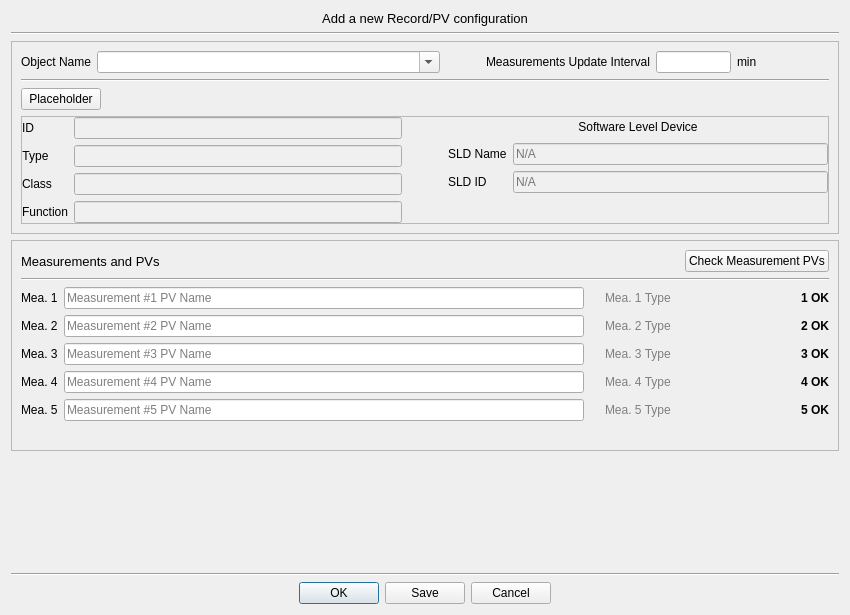
<?xml version="1.0" encoding="UTF-8"?>
<ui version="4.0">
 <class>ConfigEntry</class>
 <widget class="QDialog" name="ConfigEntry">
  <property name="geometry">
   <rect>
    <x>0</x>
    <y>0</y>
    <width>850</width>
    <height>615</height>
   </rect>
  </property>
  <property name="minimumSize">
   <size>
    <width>500</width>
    <height>0</height>
   </size>
  </property>
  <property name="font">
   <font>
    <pointsize>9</pointsize>
   </font>
  </property>
  <property name="windowTitle">
   <string>Dialog</string>
  </property>
  <layout class="QVBoxLayout" name="verticalLayout_6">
   <item>
    <widget class="QLabel" name="objectTitleLabel">
     <property name="minimumSize">
      <size>
       <width>0</width>
       <height>0</height>
      </size>
     </property>
     <property name="font">
      <font>
       <pointsize>10</pointsize>
      </font>
     </property>
     <property name="text">
      <string>Add a new Record/PV configuration</string>
     </property>
     <property name="alignment">
      <set>Qt::AlignCenter</set>
     </property>
    </widget>
   </item>
   <item>
    <widget class="Line" name="line_4">
     <property name="orientation">
      <enum>Qt::Horizontal</enum>
     </property>
    </widget>
   </item>
   <item>
    <widget class="QFrame" name="ObjectFrame">
     <property name="frameShape">
      <enum>QFrame::StyledPanel</enum>
     </property>
     <property name="frameShadow">
      <enum>QFrame::Raised</enum>
     </property>
     <layout class="QVBoxLayout" name="verticalLayout_5">
      <item>
       <layout class="QVBoxLayout" name="verticalLayout_4">
        <property name="bottomMargin">
         <number>0</number>
        </property>
        <item>
         <layout class="QHBoxLayout" name="horizontalLayout">
          <item>
           <widget class="QLabel" name="objectNameLabel">
            <property name="text">
             <string>Object Name</string>
            </property>
            <property name="alignment">
             <set>Qt::AlignCenter</set>
            </property>
           </widget>
          </item>
          <item>
           <widget class="QComboBox" name="objectNameCB">
            <property name="sizePolicy">
             <sizepolicy hsizetype="Expanding" vsizetype="Fixed">
              <horstretch>0</horstretch>
              <verstretch>0</verstretch>
             </sizepolicy>
            </property>
            <property name="focusPolicy">
             <enum>Qt::StrongFocus</enum>
            </property>
            <property name="editable">
             <bool>true</bool>
            </property>
           </widget>
          </item>
          <item>
           <spacer name="horizontalSpacer">
            <property name="orientation">
             <enum>Qt::Horizontal</enum>
            </property>
            <property name="sizeType">
             <enum>QSizePolicy::Fixed</enum>
            </property>
            <property name="sizeHint" stdset="0">
             <size>
              <width>40</width>
              <height>20</height>
             </size>
            </property>
           </spacer>
          </item>
          <item>
           <layout class="QHBoxLayout" name="horizontalLayout_3">
            <item>
             <widget class="QLabel" name="logIntervalLabel">
              <property name="text">
               <string>Measurements Update Interval</string>
              </property>
             </widget>
            </item>
            <item>
             <widget class="QLineEdit" name="logIntervalLineEdit">
              <property name="maximumSize">
               <size>
                <width>75</width>
                <height>16777215</height>
               </size>
              </property>
              <property name="text">
               <string/>
              </property>
             </widget>
            </item>
            <item>
             <widget class="QLabel" name="logIntervalLabel_2">
              <property name="text">
               <string>min</string>
              </property>
             </widget>
            </item>
           </layout>
          </item>
         </layout>
        </item>
       </layout>
      </item>
      <item>
       <widget class="Line" name="line_6">
        <property name="orientation">
         <enum>Qt::Horizontal</enum>
        </property>
       </widget>
      </item>
      <item>
       <layout class="QHBoxLayout" name="horizontalLayout_5">
        <item>
         <widget class="QPushButton" name="objectDetailsButton">
          <property name="focusPolicy">
           <enum>Qt::TabFocus</enum>
          </property>
          <property name="text">
           <string>Placeholder</string>
          </property>
         </widget>
        </item>
        <item>
         <spacer name="horizontalSpacer_14">
          <property name="orientation">
           <enum>Qt::Horizontal</enum>
          </property>
          <property name="sizeHint" stdset="0">
           <size>
            <width>40</width>
            <height>20</height>
           </size>
          </property>
         </spacer>
        </item>
       </layout>
      </item>
      <item>
       <widget class="QFrame" name="detailsFrame">
        <property name="enabled">
         <bool>true</bool>
        </property>
        <property name="sizePolicy">
         <sizepolicy hsizetype="Preferred" vsizetype="Preferred">
          <horstretch>0</horstretch>
          <verstretch>0</verstretch>
         </sizepolicy>
        </property>
        <property name="frameShape">
         <enum>QFrame::StyledPanel</enum>
        </property>
        <property name="frameShadow">
         <enum>QFrame::Raised</enum>
        </property>
        <layout class="QVBoxLayout" name="verticalLayout_2">
         <property name="leftMargin">
          <number>0</number>
         </property>
         <property name="topMargin">
          <number>0</number>
         </property>
         <property name="rightMargin">
          <number>0</number>
         </property>
         <property name="bottomMargin">
          <number>0</number>
         </property>
         <item>
          <layout class="QHBoxLayout" name="horizontalLayout_2">
           <item>
            <layout class="QFormLayout" name="objectDetails">
             <item row="1" column="0">
              <widget class="QLabel" name="objectTypeLabel">
               <property name="maximumSize">
                <size>
                 <width>75</width>
                 <height>16777215</height>
                </size>
               </property>
               <property name="text">
                <string>Type</string>
               </property>
               <property name="alignment">
                <set>Qt::AlignCenter</set>
               </property>
              </widget>
             </item>
             <item row="1" column="1">
              <widget class="QLineEdit" name="objectTypeLineEdit">
               <property name="maximumSize">
                <size>
                 <width>16777215</width>
                 <height>16777215</height>
                </size>
               </property>
               <property name="focusPolicy">
                <enum>Qt::NoFocus</enum>
               </property>
               <property name="styleSheet">
                <string notr="true">background-color: #F0F0F0;</string>
               </property>
               <property name="text">
                <string/>
               </property>
               <property name="readOnly">
                <bool>true</bool>
               </property>
              </widget>
             </item>
             <item row="2" column="0">
              <widget class="QLabel" name="objectClassLabel">
               <property name="maximumSize">
                <size>
                 <width>75</width>
                 <height>16777215</height>
                </size>
               </property>
               <property name="text">
                <string>Class</string>
               </property>
               <property name="alignment">
                <set>Qt::AlignCenter</set>
               </property>
              </widget>
             </item>
             <item row="2" column="1">
              <widget class="QLineEdit" name="objectClassLineEdit">
               <property name="maximumSize">
                <size>
                 <width>16777215</width>
                 <height>16777215</height>
                </size>
               </property>
               <property name="focusPolicy">
                <enum>Qt::NoFocus</enum>
               </property>
               <property name="styleSheet">
                <string notr="true">background-color: #F0F0F0;</string>
               </property>
               <property name="text">
                <string/>
               </property>
               <property name="readOnly">
                <bool>true</bool>
               </property>
              </widget>
             </item>
             <item row="3" column="0">
              <widget class="QLabel" name="objectFunctionLabel">
               <property name="maximumSize">
                <size>
                 <width>75</width>
                 <height>16777215</height>
                </size>
               </property>
               <property name="text">
                <string>Function</string>
               </property>
               <property name="alignment">
                <set>Qt::AlignCenter</set>
               </property>
              </widget>
             </item>
             <item row="3" column="1">
              <widget class="QLineEdit" name="objectFunctionLineEdit">
               <property name="maximumSize">
                <size>
                 <width>16777215</width>
                 <height>16777215</height>
                </size>
               </property>
               <property name="focusPolicy">
                <enum>Qt::NoFocus</enum>
               </property>
               <property name="styleSheet">
                <string notr="true">background-color: #F0F0F0;</string>
               </property>
               <property name="text">
                <string/>
               </property>
               <property name="readOnly">
                <bool>true</bool>
               </property>
              </widget>
             </item>
             <item row="0" column="0">
              <widget class="QLabel" name="objectIdLabel">
               <property name="maximumSize">
                <size>
                 <width>75</width>
                 <height>16777215</height>
                </size>
               </property>
               <property name="text">
                <string>ID</string>
               </property>
               <property name="alignment">
                <set>Qt::AlignCenter</set>
               </property>
              </widget>
             </item>
             <item row="0" column="1">
              <widget class="QLineEdit" name="objectIdLineEdit">
               <property name="maximumSize">
                <size>
                 <width>16777215</width>
                 <height>16777215</height>
                </size>
               </property>
               <property name="focusPolicy">
                <enum>Qt::NoFocus</enum>
               </property>
               <property name="styleSheet">
                <string notr="true">background-color: #F0F0F0;</string>
               </property>
               <property name="text">
                <string/>
               </property>
               <property name="readOnly">
                <bool>true</bool>
               </property>
              </widget>
             </item>
            </layout>
           </item>
           <item>
            <spacer name="horizontalSpacer_3">
             <property name="orientation">
              <enum>Qt::Horizontal</enum>
             </property>
             <property name="sizeType">
              <enum>QSizePolicy::Fixed</enum>
             </property>
             <property name="sizeHint" stdset="0">
              <size>
               <width>40</width>
               <height>20</height>
              </size>
             </property>
            </spacer>
           </item>
           <item>
            <layout class="QVBoxLayout" name="SLDDetails">
             <item>
              <widget class="QLabel" name="softwareLevelDeviceLabel">
               <property name="enabled">
                <bool>true</bool>
               </property>
               <property name="maximumSize">
                <size>
                 <width>16777215</width>
                 <height>20</height>
                </size>
               </property>
               <property name="text">
                <string>Software Level Device</string>
               </property>
               <property name="alignment">
                <set>Qt::AlignCenter</set>
               </property>
              </widget>
             </item>
             <item>
              <layout class="QFormLayout" name="formLayout_4">
               <item row="0" column="0">
                <widget class="QLabel" name="SLDNameLabel">
                 <property name="text">
                  <string>SLD Name</string>
                 </property>
                </widget>
               </item>
               <item row="0" column="1">
                <widget class="QLineEdit" name="SLDNameLineEdit">
                 <property name="focusPolicy">
                  <enum>Qt::NoFocus</enum>
                 </property>
                 <property name="styleSheet">
                  <string notr="true">background-color: #F0F0F0;</string>
                 </property>
                 <property name="placeholderText">
                  <string>N/A</string>
                 </property>
                </widget>
               </item>
               <item row="1" column="0">
                <widget class="QLabel" name="SLDIDLabel">
                 <property name="text">
                  <string>SLD ID</string>
                 </property>
                </widget>
               </item>
               <item row="1" column="1">
                <widget class="QLineEdit" name="SLDIDLineEdit">
                 <property name="focusPolicy">
                  <enum>Qt::NoFocus</enum>
                 </property>
                 <property name="styleSheet">
                  <string notr="true">background-color: #F0F0F0;</string>
                 </property>
                 <property name="placeholderText">
                  <string>N/A</string>
                 </property>
                </widget>
               </item>
              </layout>
             </item>
            </layout>
           </item>
          </layout>
         </item>
        </layout>
       </widget>
      </item>
     </layout>
    </widget>
   </item>
   <item>
    <widget class="QFrame" name="MeasurementsFrame">
     <property name="frameShape">
      <enum>QFrame::StyledPanel</enum>
     </property>
     <property name="frameShadow">
      <enum>QFrame::Raised</enum>
     </property>
     <layout class="QVBoxLayout" name="verticalLayout_3">
      <item>
       <layout class="QVBoxLayout" name="verticalLayout">
        <property name="leftMargin">
         <number>0</number>
        </property>
        <property name="topMargin">
         <number>0</number>
        </property>
        <property name="rightMargin">
         <number>0</number>
        </property>
        <property name="bottomMargin">
         <number>0</number>
        </property>
        <item>
         <layout class="QHBoxLayout" name="horizontalLayout_4">
          <item>
           <widget class="QLabel" name="measTitleLabel">
            <property name="font">
             <font>
              <pointsize>10</pointsize>
             </font>
            </property>
            <property name="text">
             <string>Measurements and PVs</string>
            </property>
            <property name="alignment">
             <set>Qt::AlignLeading|Qt::AlignLeft|Qt::AlignVCenter</set>
            </property>
           </widget>
          </item>
          <item>
           <spacer name="horizontalSpacer_9">
            <property name="orientation">
             <enum>Qt::Horizontal</enum>
            </property>
            <property name="sizeHint" stdset="0">
             <size>
              <width>40</width>
              <height>20</height>
             </size>
            </property>
           </spacer>
          </item>
          <item>
           <widget class="QPushButton" name="checkPvsButton">
            <property name="focusPolicy">
             <enum>Qt::TabFocus</enum>
            </property>
            <property name="text">
             <string>Check Measurement PVs</string>
            </property>
           </widget>
          </item>
         </layout>
        </item>
        <item>
         <widget class="Line" name="line_2">
          <property name="orientation">
           <enum>Qt::Horizontal</enum>
          </property>
         </widget>
        </item>
        <item>
         <layout class="QGridLayout" name="MeasurementsGridLayout">
          <item row="2" column="2">
           <spacer name="horizontalSpacer_6">
            <property name="orientation">
             <enum>Qt::Horizontal</enum>
            </property>
            <property name="sizeType">
             <enum>QSizePolicy::Fixed</enum>
            </property>
            <property name="sizeHint" stdset="0">
             <size>
              <width>15</width>
              <height>20</height>
             </size>
            </property>
           </spacer>
          </item>
          <item row="1" column="0">
           <widget class="QLabel" name="measurement2Label">
            <property name="text">
             <string>Mea. 2</string>
            </property>
           </widget>
          </item>
          <item row="1" column="1">
           <widget class="QLineEdit" name="measurement2LineEdit">
            <property name="font">
             <font>
              <pointsize>9</pointsize>
             </font>
            </property>
            <property name="placeholderText">
             <string>Measurement #2 PV Name</string>
            </property>
           </widget>
          </item>
          <item row="2" column="0">
           <widget class="QLabel" name="measurement3Label">
            <property name="text">
             <string>Mea. 3</string>
            </property>
           </widget>
          </item>
          <item row="0" column="1">
           <widget class="QLineEdit" name="measurement1LineEdit">
            <property name="font">
             <font>
              <pointsize>9</pointsize>
             </font>
            </property>
            <property name="text">
             <string/>
            </property>
            <property name="placeholderText">
             <string>Measurement #1 PV Name</string>
            </property>
           </widget>
          </item>
          <item row="0" column="0">
           <widget class="QLabel" name="measurement1Label">
            <property name="text">
             <string>Mea. 1</string>
            </property>
           </widget>
          </item>
          <item row="4" column="0">
           <widget class="QLabel" name="measurement5Label">
            <property name="text">
             <string>Mea. 5</string>
            </property>
           </widget>
          </item>
          <item row="3" column="2">
           <spacer name="horizontalSpacer_7">
            <property name="orientation">
             <enum>Qt::Horizontal</enum>
            </property>
            <property name="sizeType">
             <enum>QSizePolicy::Fixed</enum>
            </property>
            <property name="sizeHint" stdset="0">
             <size>
              <width>15</width>
              <height>20</height>
             </size>
            </property>
           </spacer>
          </item>
          <item row="1" column="2">
           <spacer name="horizontalSpacer_5">
            <property name="orientation">
             <enum>Qt::Horizontal</enum>
            </property>
            <property name="sizeType">
             <enum>QSizePolicy::Fixed</enum>
            </property>
            <property name="sizeHint" stdset="0">
             <size>
              <width>15</width>
              <height>20</height>
             </size>
            </property>
           </spacer>
          </item>
          <item row="0" column="2">
           <spacer name="horizontalSpacer_2">
            <property name="orientation">
             <enum>Qt::Horizontal</enum>
            </property>
            <property name="sizeType">
             <enum>QSizePolicy::Fixed</enum>
            </property>
            <property name="sizeHint" stdset="0">
             <size>
              <width>15</width>
              <height>20</height>
             </size>
            </property>
           </spacer>
          </item>
          <item row="4" column="2">
           <spacer name="horizontalSpacer_8">
            <property name="orientation">
             <enum>Qt::Horizontal</enum>
            </property>
            <property name="sizeType">
             <enum>QSizePolicy::Fixed</enum>
            </property>
            <property name="sizeHint" stdset="0">
             <size>
              <width>15</width>
              <height>20</height>
             </size>
            </property>
           </spacer>
          </item>
          <item row="3" column="0">
           <widget class="QLabel" name="measurement4Label">
            <property name="text">
             <string>Mea. 4</string>
            </property>
           </widget>
          </item>
          <item row="2" column="1">
           <widget class="QLineEdit" name="measurement3LineEdit">
            <property name="font">
             <font>
              <pointsize>9</pointsize>
             </font>
            </property>
            <property name="placeholderText">
             <string>Measurement #3 PV Name</string>
            </property>
           </widget>
          </item>
          <item row="4" column="1">
           <widget class="QLineEdit" name="measurement5LineEdit">
            <property name="font">
             <font>
              <pointsize>9</pointsize>
             </font>
            </property>
            <property name="placeholderText">
             <string>Measurement #5 PV Name</string>
            </property>
           </widget>
          </item>
          <item row="3" column="1">
           <widget class="QLineEdit" name="measurement4LineEdit">
            <property name="font">
             <font>
              <pointsize>9</pointsize>
             </font>
            </property>
            <property name="placeholderText">
             <string>Measurement #4 PV Name</string>
            </property>
           </widget>
          </item>
          <item row="4" column="4">
           <spacer name="horizontalSpacer_13">
            <property name="orientation">
             <enum>Qt::Horizontal</enum>
            </property>
            <property name="sizeType">
             <enum>QSizePolicy::Fixed</enum>
            </property>
            <property name="sizeHint" stdset="0">
             <size>
              <width>15</width>
              <height>20</height>
             </size>
            </property>
           </spacer>
          </item>
          <item row="0" column="3">
           <widget class="QLabel" name="mea1TypeLabel">
            <property name="minimumSize">
             <size>
              <width>175</width>
              <height>0</height>
             </size>
            </property>
            <property name="maximumSize">
             <size>
              <width>175</width>
              <height>16777215</height>
             </size>
            </property>
            <property name="font">
             <font>
              <pointsize>9</pointsize>
              <weight>50</weight>
              <italic>false</italic>
              <bold>false</bold>
              <underline>false</underline>
              <strikeout>false</strikeout>
             </font>
            </property>
            <property name="styleSheet">
             <string notr="true">color: #808080;</string>
            </property>
            <property name="text">
             <string>Mea. 1 Type</string>
            </property>
           </widget>
          </item>
          <item row="1" column="3">
           <widget class="QLabel" name="mea2TypeLabel">
            <property name="minimumSize">
             <size>
              <width>175</width>
              <height>0</height>
             </size>
            </property>
            <property name="maximumSize">
             <size>
              <width>175</width>
              <height>16777215</height>
             </size>
            </property>
            <property name="styleSheet">
             <string notr="true">color: #808080;</string>
            </property>
            <property name="text">
             <string>Mea. 2 Type</string>
            </property>
           </widget>
          </item>
          <item row="2" column="3">
           <widget class="QLabel" name="mea3TypeLabel">
            <property name="minimumSize">
             <size>
              <width>175</width>
              <height>0</height>
             </size>
            </property>
            <property name="maximumSize">
             <size>
              <width>175</width>
              <height>16777215</height>
             </size>
            </property>
            <property name="styleSheet">
             <string notr="true">color: #808080;</string>
            </property>
            <property name="text">
             <string>Mea. 3 Type</string>
            </property>
           </widget>
          </item>
          <item row="3" column="3">
           <widget class="QLabel" name="mea4TypeLabel">
            <property name="minimumSize">
             <size>
              <width>175</width>
              <height>0</height>
             </size>
            </property>
            <property name="maximumSize">
             <size>
              <width>175</width>
              <height>16777215</height>
             </size>
            </property>
            <property name="styleSheet">
             <string notr="true">color: #808080;</string>
            </property>
            <property name="text">
             <string>Mea. 4 Type</string>
            </property>
           </widget>
          </item>
          <item row="4" column="3">
           <widget class="QLabel" name="mea5TypeLabel">
            <property name="minimumSize">
             <size>
              <width>175</width>
              <height>0</height>
             </size>
            </property>
            <property name="maximumSize">
             <size>
              <width>175</width>
              <height>16777215</height>
             </size>
            </property>
            <property name="styleSheet">
             <string notr="true">color: #808080;</string>
            </property>
            <property name="text">
             <string>Mea. 5 Type</string>
            </property>
           </widget>
          </item>
          <item row="0" column="4">
           <spacer name="horizontalSpacer_4">
            <property name="orientation">
             <enum>Qt::Horizontal</enum>
            </property>
            <property name="sizeType">
             <enum>QSizePolicy::Fixed</enum>
            </property>
            <property name="sizeHint" stdset="0">
             <size>
              <width>15</width>
              <height>20</height>
             </size>
            </property>
           </spacer>
          </item>
          <item row="1" column="4">
           <spacer name="horizontalSpacer_10">
            <property name="orientation">
             <enum>Qt::Horizontal</enum>
            </property>
            <property name="sizeType">
             <enum>QSizePolicy::Fixed</enum>
            </property>
            <property name="sizeHint" stdset="0">
             <size>
              <width>15</width>
              <height>20</height>
             </size>
            </property>
           </spacer>
          </item>
          <item row="2" column="4">
           <spacer name="horizontalSpacer_11">
            <property name="orientation">
             <enum>Qt::Horizontal</enum>
            </property>
            <property name="sizeType">
             <enum>QSizePolicy::Fixed</enum>
            </property>
            <property name="sizeHint" stdset="0">
             <size>
              <width>15</width>
              <height>20</height>
             </size>
            </property>
           </spacer>
          </item>
          <item row="3" column="4">
           <spacer name="horizontalSpacer_12">
            <property name="orientation">
             <enum>Qt::Horizontal</enum>
            </property>
            <property name="sizeType">
             <enum>QSizePolicy::Fixed</enum>
            </property>
            <property name="sizeHint" stdset="0">
             <size>
              <width>15</width>
              <height>20</height>
             </size>
            </property>
           </spacer>
          </item>
          <item row="0" column="5">
           <widget class="QLabel" name="meaStatus_1">
            <property name="font">
             <font>
              <weight>75</weight>
              <bold>true</bold>
             </font>
            </property>
            <property name="text">
             <string>1 OK</string>
            </property>
            <property name="wordWrap">
             <bool>false</bool>
            </property>
           </widget>
          </item>
          <item row="1" column="5">
           <widget class="QLabel" name="meaStatus_2">
            <property name="font">
             <font>
              <weight>75</weight>
              <bold>true</bold>
             </font>
            </property>
            <property name="text">
             <string>2 OK</string>
            </property>
           </widget>
          </item>
          <item row="2" column="5">
           <widget class="QLabel" name="meaStatus_3">
            <property name="font">
             <font>
              <weight>75</weight>
              <bold>true</bold>
             </font>
            </property>
            <property name="text">
             <string>3 OK</string>
            </property>
           </widget>
          </item>
          <item row="3" column="5">
           <widget class="QLabel" name="meaStatus_4">
            <property name="font">
             <font>
              <weight>75</weight>
              <bold>true</bold>
             </font>
            </property>
            <property name="text">
             <string>4 OK</string>
            </property>
           </widget>
          </item>
          <item row="4" column="5">
           <widget class="QLabel" name="meaStatus_5">
            <property name="font">
             <font>
              <weight>75</weight>
              <bold>true</bold>
             </font>
            </property>
            <property name="text">
             <string>5 OK</string>
            </property>
           </widget>
          </item>
         </layout>
        </item>
       </layout>
      </item>
      <item>
       <widget class="QLabel" name="meas_message">
        <property name="font">
         <font>
          <weight>75</weight>
          <bold>true</bold>
         </font>
        </property>
        <property name="text">
         <string/>
        </property>
        <property name="alignment">
         <set>Qt::AlignCenter</set>
        </property>
       </widget>
      </item>
     </layout>
    </widget>
   </item>
   <item>
    <spacer name="verticalSpacer">
     <property name="orientation">
      <enum>Qt::Vertical</enum>
     </property>
     <property name="sizeHint" stdset="0">
      <size>
       <width>20</width>
       <height>12</height>
      </size>
     </property>
    </spacer>
   </item>
   <item>
    <widget class="Line" name="line">
     <property name="orientation">
      <enum>Qt::Horizontal</enum>
     </property>
    </widget>
   </item>
   <item>
    <widget class="QDialogButtonBox" name="buttonBox">
     <property name="standardButtons">
      <set>QDialogButtonBox::Cancel|QDialogButtonBox::Ok|QDialogButtonBox::Save</set>
     </property>
     <property name="centerButtons">
      <bool>true</bool>
     </property>
    </widget>
   </item>
  </layout>
 </widget>
 <tabstops>
  <tabstop>objectNameCB</tabstop>
  <tabstop>logIntervalLineEdit</tabstop>
  <tabstop>measurement1LineEdit</tabstop>
  <tabstop>measurement2LineEdit</tabstop>
  <tabstop>measurement3LineEdit</tabstop>
  <tabstop>measurement4LineEdit</tabstop>
  <tabstop>measurement5LineEdit</tabstop>
  <tabstop>objectDetailsButton</tabstop>
  <tabstop>checkPvsButton</tabstop>
  <tabstop>logIntervalLineEdit</tabstop>
 </tabstops>
 <resources/>
 <connections/>
</ui>
